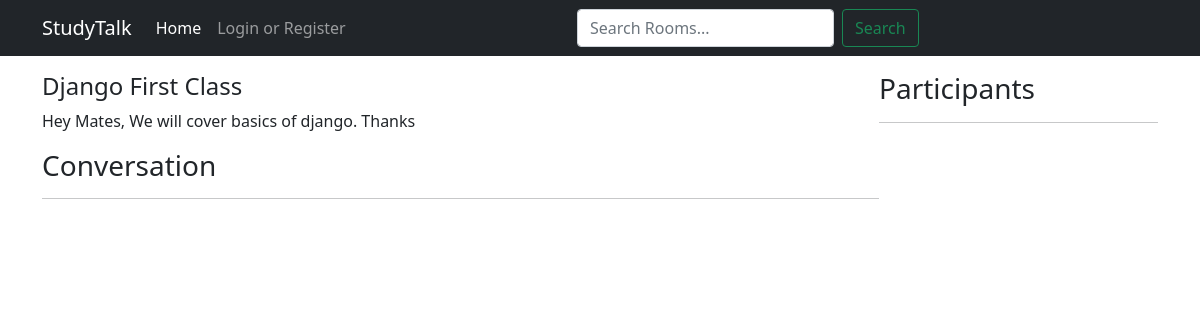
The app's page /rooms/4/, older data.
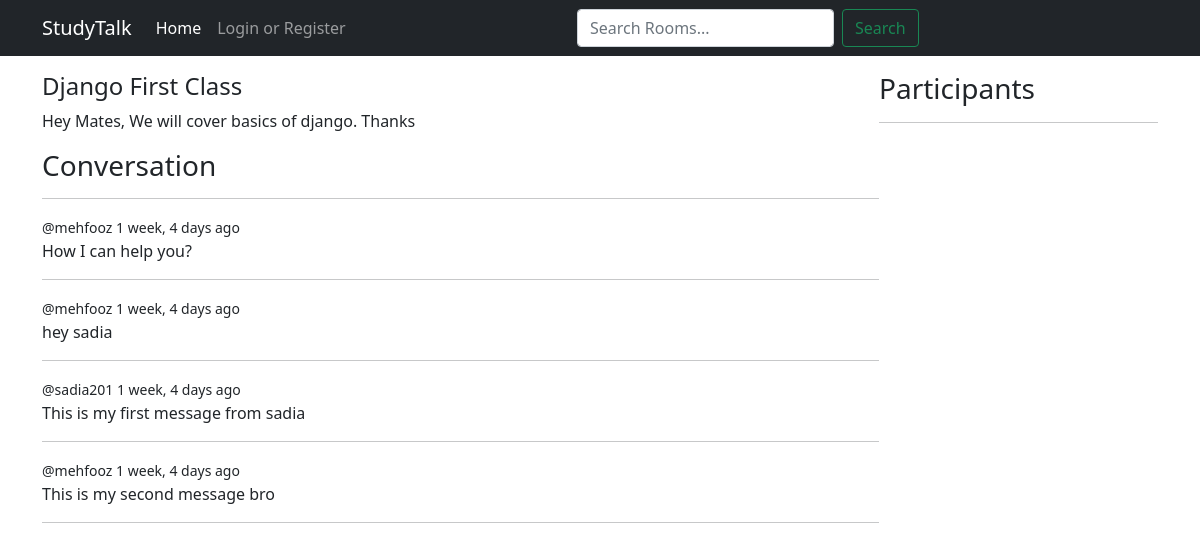
The same page, newer data.
### base/models.py (models this page shows, shortened)
class Room(models.Model):
    host = models.ForeignKey(User, on_delete=models.SET_NULL, null=True)
    topic = models.ForeignKey(Topic, on_delete=models.SET_NULL, null=True)
    name = models.CharField(max_length=200)
    description = models.TextField(null=True, blank=True)
    participants = models.ManyToManyField(User, related_name='participants', blank=True)
    updated = models.DateTimeField(auto_now=True)
    created = models.DateTimeField(auto_now_add=True)
    class Meta:
        ordering = ['-updated', '-created']

class Message(models.Model):
    user = models.ForeignKey(User, on_delete=models.CASCADE)
    room = models.ForeignKey(Room, on_delete=models.CASCADE)
    body = models.TextField()
    updated = models.DateTimeField(auto_now=True)
    created = models.DateTimeField(auto_now_add=True)
    class Meta:
        ordering = ['-updated', '-created']

### base/views.py (the view, shortened to what this page needs)
# urls.py: path('rooms/<int:pk>/', views.rooms, name='room'),
def rooms(request, pk):
    room = Room.objects.get(id=pk)
    room_messages = room.message_set.all().order_by('-created')
    participants = room.participants.all()
    context = {'room':room, 'room_messages':room_messages, 'participants':participants}
    return render(request, 'base/room.html', context)

### base/templates/base/room.html (shortened to what this page needs)
{% extends 'base/main.html' %}
{% block content %}
    <div class="container room-container">
        <div>
            <h4>{{room.name}}</h4>
            <p>{{room.description}}</p>
            <div class="comment-wrapper">
                <h3>Conversation</h3>
                <hr>
                {% for room_message in room_messages %}
                    <div>
                        <small>@{{room_message.user}}    {{room_message.created|timesince}} ago</small>
                        <p>{{room_message.body}}</p>
                        <hr>
                    </div>
                {% endfor %}
            </div>
        </div>
        <div>
            <h3>Participants</h3>
            <hr>
        </div>
    </div>
{% endblock content %}

### base/templates/base/main.html (shortened to what this page needs)
<!doctype html>
<html lang="en">
  <head>
    <link href="https://cdn.jsdelivr.net/npm/bootstrap@5.1.3/dist/css/bootstrap.min.css" rel="stylesheet">
  </head>
  <body>
    {% include "base/navbar.html" %}
    {% block content %}
    {% endblock content %}
  </body>
</html>

### base/templates/base/navbar.html (shortened to what this page needs)
<nav class="navbar navbar-expand-lg navbar-dark bg-dark">
    <div class="container">
      <a class="navbar-brand" href="/">StudyTalk</a>
      <div class="collapse navbar-collapse" id="navbarSupportedContent">
        <ul class="navbar-nav me-auto mb-2 mb-lg-0">
          <li class="nav-item">
            <a class="nav-link active" aria-current="page" href="/">Home</a>
          </li>
          {% if request.user.is_authenticated %}
            <li class="nav-item">
                <a class="nav-link" href="{% url 'logout' %}">Logout</a>
            </li>
          {% else %}
            <li class="nav-item">
                <a class="nav-link" href="{% url 'login' %}">Login or Register</a>
            </li>
          {% endif %}
        </ul>
        <form class="d-flex" action="{% url 'home' %}" method="GET">
            <input class="form-control me-2" type="search" name="q" placeholder="Search Rooms..." aria-label="Search">
            <button class="btn btn-outline-success" type="submit">Search</button>
        </form>
        <ul class="navbar-nav ms-auto mb-2 mb-lg-0">
            <li class="nav-item">
              <a class="nav-link active" aria-current="page" href="/">
            </a>
            </li>
          </ul>
      </div>
    </div>
  </nav>

### base/templates/base/room.html (style rules this page uses)
.room-container { display: grid; grid-template-columns: 3fr 1fr; }

Row changes from the older to the newer data that the page shows:
added Message: user "mehfooz", created "1 week, 4 days", body "How I can help you?"
added Message: user "mehfooz", created "1 week, 4 days", body "hey sadia"
added Message: user "sadia201", created "1 week, 4 days", body "This is my first message from sadia"
added Message: user "mehfooz", created "1 week, 4 days", body "This is my second message bro"
